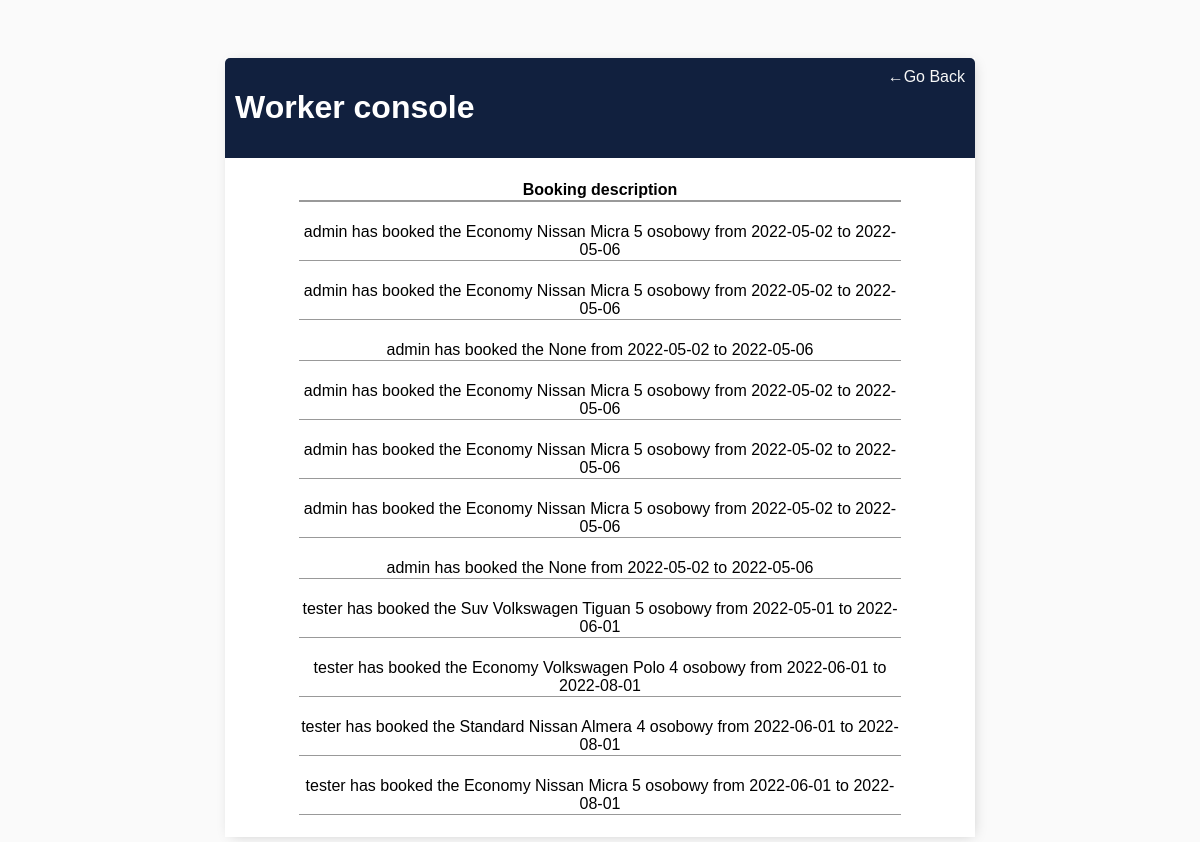
/booking_list/ (signed in), run on the app's committed database.
### viewer/models.py (models this page shows, shortened)
class Booking(models.Model):
    user = models.ForeignKey(settings.AUTH_USER_MODEL, on_delete=models.CASCADE, default='')
    car = models.ForeignKey(Car, on_delete=models.SET_NULL, null=True)
    approved = models.BooleanField(default=None)
    date_of_rental = models.DateField()
    date_of_return = models.DateField()
    number_of_days = models.IntegerField()
    days_to_return = models.IntegerField()
    penalties = models.BooleanField(default=False)
    amount_of_penalties = models.FloatField(default=0)
    insurance = models.BooleanField()
    total_cost = models.FloatField()
    def __str__(self): \
            return f'{self.user} has booked the {self.car} from {self.date_of_rental} ' \
                   f'to {self.date_of_return}'

class Car(models.Model):
    TRANSMISSION = [
        ('Manualna', 'Manualna'),
        ('Automat', 'Automat')
    ]
    car_model = models.ForeignKey(CarModel, on_delete=models.CASCADE)
    rental = models.ForeignKey(Rental, on_delete=models.CASCADE)
    transmission = models.CharField(max_length=30, choices=TRANSMISSION, default=TRANSMISSION[0])
    air_conditioning = models.BooleanField()
    price_per_day = models.FloatField()
    avability = models.BooleanField()
    class Meta:
        permissions = [
            ('rzym_view_car', 'rzym car view'),
            ('londyn_view_car', 'londyn car view'),
            ('paryz_view_car', 'paryz car view'),
        ]
    def __str__(self):
        return f'{self.car_model}'

class CarModel(models.Model):
    car_brand = models.ForeignKey(CarBrand, on_delete=models.CASCADE)
    car_category = models.ForeignKey(CarCategory, on_delete=models.CASCADE)
    name = models.CharField(max_length=30)
    capacity = models.IntegerField(default=4)
    picture = models.ImageField(default=False, upload_to='viewer/picture', null=True)
    def __str__(self):
        return f'{self.car_category.name} {self.car_brand.name} {self.name} {self.capacity} osobowy'

class CarCategory(models.Model):
    name = models.CharField(max_length=30)

class CarBrand(models.Model):
    name = models.CharField(max_length=30)

### viewer/views.py (the view)
# urls.py: path('booking_list/', BookingList.as_view(), name='booking_list'),
class BookingList(PermissionRequiredMixin, ListView):
    permission_required = 'viewer.view_task'
    model = Booking
    template_name = 'booking_list.html'

### viewer/templates/booking_list.html (shortened to what this page needs)
{% extends 'viewer/main.html' %}
{% block content %}
<html lang="en">
<head>
</head>
<div class="header-bar">
<h1>Worker console</h1>
  <a href="http://127.0.0.1:8000/tasks">&#8592;Go Back</a>
</div>
<body>
<table style ="margin-left: auto; margin-right: auto;padding: 2px; border-spacing: 20px; margin-left:auto; margin-right:auto;">
    <tr style="border-top: 2px solid #999; border-bottom: 2px solid #999;">
        <th style="width:600px; border-bottom: 2px solid #999;">Booking description</th>
    </tr>
    {% for booking in booking_list %}
    <tr>
        <td style="text-align:center; border-bottom: 1px solid #999;"> {{ booking }}</td>
    </tr>
    {% endfor %}
</table>
</body>
</html>
{% endblock content %}

### viewer/templates/viewer/main.html (style rules this page uses)
body { background-color: #FAFAFA; font-family: 'Nunito', sans-serif; padding-top: 50px }
h1, h2, h3, h4, h5, h6, { font-family: 'Raleway', sans-serif; }
a, p { color: #4b5156 }
.header-bar { display: flex; justify-content: space-between; color: #fff; padding: 10px; border-radius: 5px 5px 0 0; background: linear-gradient(90deg, #11203e 0%, #11203e 43%, #11203e 100%); }
.header-bar a { color: rgb(247, 247, 247); text-decoration: none; }

### data on the page
Booking: user+car+date_of_rental "admin has booked the Economy Nissan Micra 5 osobowy from 2022-05-02 to 2022-05-06"
Booking: user+car+date_of_rental "admin has booked the Economy Nissan Micra 5 osobowy from 2022-05-02 to 2022-05-06"
Booking: user+car+date_of_rental "admin has booked the None from 2022-05-02 to 2022-05-06"
Booking: user+car+date_of_rental "admin has booked the Economy Nissan Micra 5 osobowy from 2022-05-02 to 2022-05-06"
Booking: user+car+date_of_rental "admin has booked the Economy Nissan Micra 5 osobowy from 2022-05-02 to 2022-05-06"
Booking: user+car+date_of_rental "admin has booked the Economy Nissan Micra 5 osobowy from 2022-05-02 to 2022-05-06"
Booking: user+car+date_of_rental "admin has booked the None from 2022-05-02 to 2022-05-06"
Booking: user+car+date_of_rental "tester has booked the Suv Volkswagen Tiguan 5 osobowy from 2022-05-01 to 2022-06-01"
Booking: user+car+date_of_rental "tester has booked the Economy Volkswagen Polo 4 osobowy from 2022-06-01 to 2022-08-01"
Booking: user+car+date_of_rental "tester has booked the Standard Nissan Almera 4 osobowy from 2022-06-01 to 2022-08-01"
Booking: user+car+date_of_rental "tester has booked the Economy Nissan Micra 5 osobowy from 2022-06-01 to 2022-08-01"
